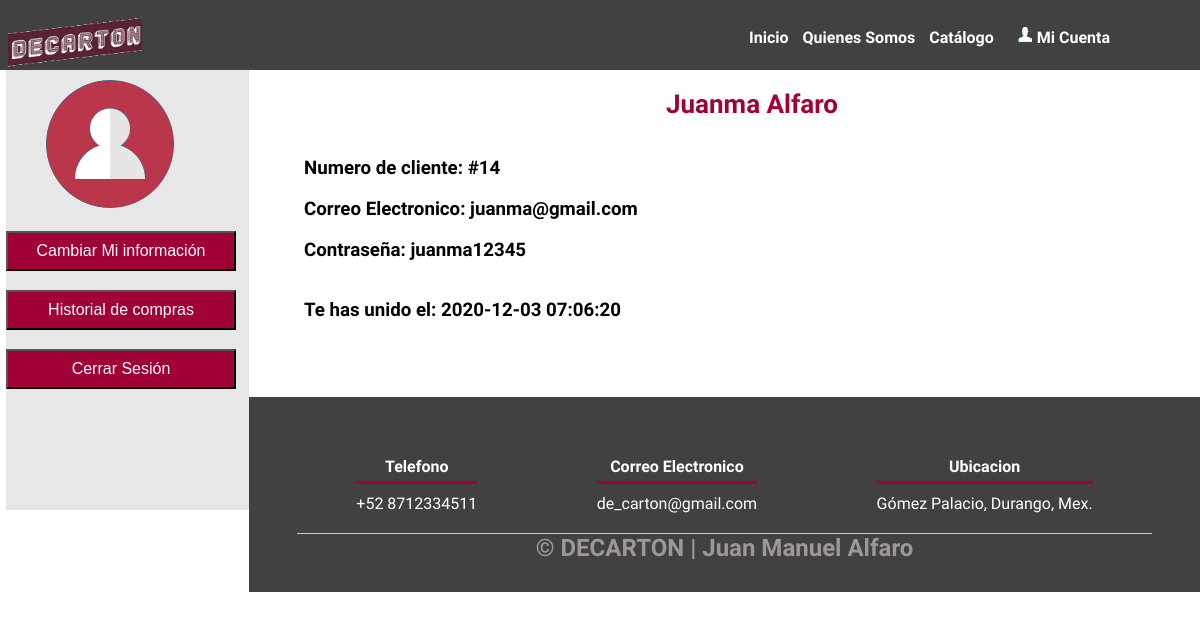
Screenshot of /mi_perfil.php (signed in) with the database file from the repository.
### tables this page shows
CREATE TABLE `cliente` (
  `id` int(11) NOT NULL,
  `nombre` varchar(50) NOT NULL,
  `apellido` varchar(50) NOT NULL,
  `correo` varchar(50) NOT NULL,
  `password` varchar(20) NOT NULL,
  `fecha_union` timestamp NOT NULL DEFAULT current_timestamp()
);

### mi_perfil.php (the view, shortened to what this page needs)
<!DOCTYPE html>
<html lang="es">
<head>
</head>
<body>
<div class="responsive" columnas-iguales>
  <?php include 'header.php'; ?>
  <?php
  	$nombre = $_SESSION['usuario'];
  	$id = $_SESSION['id'];
		session_destroy(); ?>
  <?php include 'conexion.php';
  	$sql = "SELECT correo,password,fecha_union FROM cliente WHERE id = '$id'";
	$resultado = mysqli_query($con,$sql);
	$row = $resultado->fetch_assoc();
	$correo = utf8_decode($row['correo']);
	$pass = utf8_decode($row['password']);
	$fecha = utf8_decode($row['fecha_union']);
  ?>
  	<div class="izquierda">
  	   <form action="<?php echo htmlspecialchars($_SERVER['PHP_SELF']) ?>"  name="formulario" method="POST" class="izquierda">
	  	  <img src="img/user.png"><br><br>
	  	  <input type="submit" name="boton" value="Cambiar Mi información"><br>
	  	  <br><input type="submit" name="boton2" value="Historial de compras"><br>
		  <br><input type="submit" name="boton3" value="Cerrar Sesión"><br>
	   </form>
	</div>
	<div class="derecha">
		  <br><h2><center><?php echo $nombre; ?></center></h2><br><br>
		  <h3>Numero de cliente: #<?php echo $id; ?></h3><br>
		  <h3>Correo Electronico: <?php echo $correo ?></h3><br>
		  <h3>Contraseña: <?php echo $pass; ?></h3><br><br>
		  <h3>Te has unido el: <?php echo $fecha; ?></h3><br>
	</div><br>
	<br><br><?php include 'footer.php'; ?>
  </div>
</body>
</html>

### Styles.css (style rules this page uses)
* { margin: 0; padding: 0; box-sizing: border-box; }
body { font-family: 'Monda', sans-serif; }
.responsive { max-width: 1400px; margin: 0 auto; }
.responsive img { max-width: 100% }

### mi_perfil.php (style rules this page uses)
.izquierda { float: left; margin-left: -4.5em; width: 171px; height: 440px; background-color: #E7E7E7; }
.derecha { margin-left: 19em; background-color: #fff; }
.derecha > h2 { font-size: 26px; color: #A10235; }
.izquierda > img { margin-top: 10px; padding-left: 40px; }
.izquierda > input { align-content: center; width: 230px; height: 40px; background-color:#A10235; font-size: 16px; text-align: center; color: #fff; cursor: pointer; }

### rows the page displays
cliente: correo "juanma@gmail.com", password "juanma12345", fecha_union "2020-12-03 07:06:20"

### other values shown
$cadena "Mi Cuenta"
$nombre "Juanma Alfaro"
$id "14"
